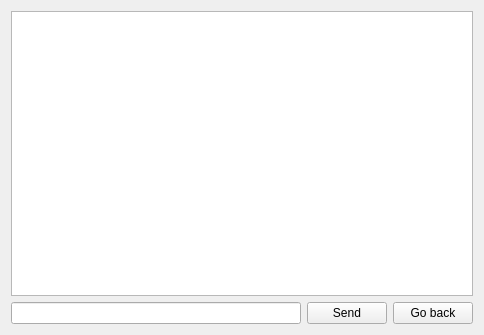
<?xml version="1.0" encoding="UTF-8"?>
<ui version="4.0">
 <class>chat_window</class>
 <widget class="QWidget" name="chat_window">
  <property name="geometry">
   <rect>
    <x>0</x>
    <y>0</y>
    <width>484</width>
    <height>335</height>
   </rect>
  </property>
  <property name="windowTitle">
   <string>P2P Chat App</string>
  </property>
  <layout class="QHBoxLayout" name="horizontalLayout_2">
   <item>
    <layout class="QVBoxLayout" name="verticalLayout">
     <item>
      <widget class="QListWidget" name="chat_history"/>
     </item>
     <item>
      <layout class="QHBoxLayout" name="horizontalLayout">
       <item>
        <widget class="QLineEdit" name="message_line_edit"/>
       </item>
       <item>
        <widget class="QPushButton" name="send_button">
         <property name="text">
          <string>Send</string>
         </property>
        </widget>
       </item>
       <item>
        <widget class="QPushButton" name="pushButton_2">
         <property name="text">
          <string>Go back</string>
         </property>
        </widget>
       </item>
      </layout>
     </item>
    </layout>
   </item>
  </layout>
 </widget>
 <resources/>
 <connections/>
</ui>
